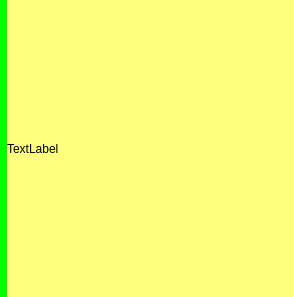
<?xml version="1.0" encoding="UTF-8"?>
<ui version="4.0">
 <class>Form</class>
 <widget class="QWidget" name="Form">
  <property name="geometry">
   <rect>
    <x>0</x>
    <y>0</y>
    <width>294</width>
    <height>297</height>
   </rect>
  </property>
  <property name="windowTitle">
   <string>Form</string>
  </property>
  <layout class="QHBoxLayout" name="horizontalLayout" stretch="0,1">
   <property name="spacing">
    <number>0</number>
   </property>
   <property name="leftMargin">
    <number>0</number>
   </property>
   <property name="topMargin">
    <number>0</number>
   </property>
   <property name="rightMargin">
    <number>0</number>
   </property>
   <property name="bottomMargin">
    <number>0</number>
   </property>
   <item>
    <widget class="QLabel" name="label">
     <property name="styleSheet">
      <string notr="true">background-color: rgb(0, 255, 0);</string>
     </property>
     <property name="text">
      <string>  </string>
     </property>
    </widget>
   </item>
   <item>
    <widget class="QLabel" name="label_2">
     <property name="styleSheet">
      <string notr="true">background-color: rgb(255, 255, 127);</string>
     </property>
     <property name="text">
      <string>TextLabel</string>
     </property>
    </widget>
   </item>
  </layout>
 </widget>
 <resources/>
 <connections/>
</ui>
